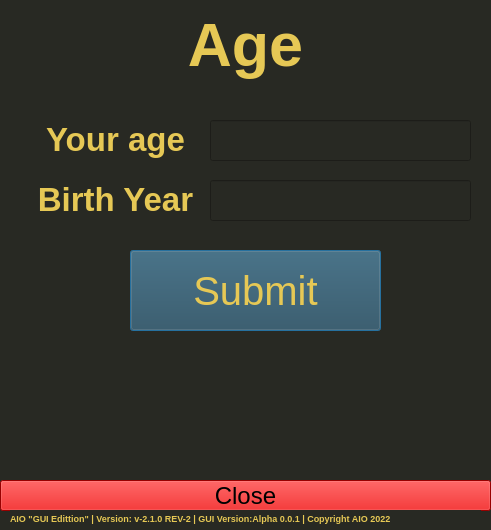
<?xml version="1.0" encoding="UTF-8"?>
<ui version="4.0">
 <class>Dialog</class>
 <widget class="QDialog" name="Dialog">
  <property name="geometry">
   <rect>
    <x>0</x>
    <y>0</y>
    <width>491</width>
    <height>530</height>
   </rect>
  </property>
  <property name="minimumSize">
   <size>
    <width>491</width>
    <height>530</height>
   </size>
  </property>
  <property name="maximumSize">
   <size>
    <width>491</width>
    <height>530</height>
   </size>
  </property>
  <property name="windowTitle">
   <string>AIO | Age</string>
  </property>
  <property name="styleSheet">
   <string notr="true">background-color: rgb(40, 41, 35);</string>
  </property>
  <widget class="QLineEdit" name="Output">
   <property name="geometry">
    <rect>
     <x>210</x>
     <y>180</y>
     <width>261</width>
     <height>41</height>
    </rect>
   </property>
   <property name="font">
    <font>
     <pointsize>20</pointsize>
     <strikeout>false</strikeout>
     <kerning>true</kerning>
    </font>
   </property>
   <property name="styleSheet">
    <string notr="true">color: rgb(230, 200, 85);</string>
   </property>
   <property name="text">
    <string/>
   </property>
  </widget>
  <widget class="QPushButton" name="Close">
   <property name="geometry">
    <rect>
     <x>0</x>
     <y>480</y>
     <width>491</width>
     <height>31</height>
    </rect>
   </property>
   <property name="font">
    <font>
     <pointsize>18</pointsize>
     <strikeout>false</strikeout>
     <kerning>true</kerning>
    </font>
   </property>
   <property name="styleSheet">
    <string notr="true">background-color: rgb(213, 0, 0);</string>
   </property>
   <property name="text">
    <string>Close</string>
   </property>
   <property name="autoDefault">
    <bool>false</bool>
   </property>
   <property name="default">
    <bool>false</bool>
   </property>
  </widget>
  <widget class="QLabel" name="label_3">
   <property name="geometry">
    <rect>
     <x>10</x>
     <y>510</y>
     <width>471</width>
     <height>16</height>
    </rect>
   </property>
   <property name="font">
    <font>
     <pointsize>7</pointsize>
     <weight>75</weight>
     <bold>true</bold>
     <strikeout>false</strikeout>
     <kerning>true</kerning>
    </font>
   </property>
   <property name="styleSheet">
    <string notr="true">color: rgb(230, 200, 85);</string>
   </property>
   <property name="text">
    <string>AIO &quot;GUI Edittion&quot; | Version: v-2.1.0 REV-2 | GUI Version:Alpha 0.0.1 | Copyright AIO 2022</string>
   </property>
   <property name="wordWrap">
    <bool>true</bool>
   </property>
  </widget>
  <widget class="QLineEdit" name="YourAge">
   <property name="geometry">
    <rect>
     <x>210</x>
     <y>120</y>
     <width>261</width>
     <height>41</height>
    </rect>
   </property>
   <property name="font">
    <font>
     <pointsize>20</pointsize>
     <strikeout>false</strikeout>
     <kerning>true</kerning>
    </font>
   </property>
   <property name="styleSheet">
    <string notr="true">color: rgb(230, 200, 85);</string>
   </property>
   <property name="text">
    <string/>
   </property>
  </widget>
  <widget class="QLabel" name="label_2">
   <property name="geometry">
    <rect>
     <x>30</x>
     <y>120</y>
     <width>171</width>
     <height>41</height>
    </rect>
   </property>
   <property name="font">
    <font>
     <pointsize>25</pointsize>
     <weight>75</weight>
     <bold>true</bold>
     <strikeout>false</strikeout>
     <kerning>true</kerning>
    </font>
   </property>
   <property name="styleSheet">
    <string notr="true">color: rgb(230, 200, 85);</string>
   </property>
   <property name="text">
    <string>&lt;html&gt;&lt;head/&gt;&lt;body&gt;&lt;p align=&quot;center&quot;&gt;Your age&lt;/p&gt;&lt;/body&gt;&lt;/html&gt;</string>
   </property>
  </widget>
  <widget class="QLabel" name="label_4">
   <property name="geometry">
    <rect>
     <x>30</x>
     <y>180</y>
     <width>171</width>
     <height>41</height>
    </rect>
   </property>
   <property name="font">
    <font>
     <pointsize>25</pointsize>
     <weight>75</weight>
     <bold>true</bold>
     <strikeout>false</strikeout>
     <kerning>true</kerning>
    </font>
   </property>
   <property name="styleSheet">
    <string notr="true">color: rgb(230, 200, 85);</string>
   </property>
   <property name="text">
    <string>&lt;html&gt;&lt;head/&gt;&lt;body&gt;&lt;p align=&quot;center&quot;&gt;Birth Year&lt;/p&gt;&lt;/body&gt;&lt;/html&gt;</string>
   </property>
  </widget>
  <widget class="QLabel" name="label">
   <property name="geometry">
    <rect>
     <x>20</x>
     <y>10</y>
     <width>451</width>
     <height>71</height>
    </rect>
   </property>
   <property name="font">
    <font>
     <pointsize>46</pointsize>
     <weight>75</weight>
     <bold>true</bold>
     <underline>false</underline>
     <strikeout>false</strikeout>
     <kerning>true</kerning>
    </font>
   </property>
   <property name="autoFillBackground">
    <bool>false</bool>
   </property>
   <property name="styleSheet">
    <string notr="true">color: rgb(230, 200, 85);</string>
   </property>
   <property name="text">
    <string>&lt;html&gt;&lt;head/&gt;&lt;body&gt;&lt;p align=&quot;center&quot;&gt;Age&lt;/p&gt;&lt;/body&gt;&lt;/html&gt;</string>
   </property>
  </widget>
  <widget class="QPushButton" name="Submit">
   <property name="geometry">
    <rect>
     <x>130</x>
     <y>250</y>
     <width>251</width>
     <height>81</height>
    </rect>
   </property>
   <property name="font">
    <font>
     <pointsize>30</pointsize>
     <strikeout>false</strikeout>
     <kerning>true</kerning>
    </font>
   </property>
   <property name="styleSheet">
    <string notr="true">color: rgb(230, 200, 85);
background-color: rgb(42, 74, 89);</string>
   </property>
   <property name="text">
    <string>Submit</string>
   </property>
  </widget>
 </widget>
 <resources/>
 <connections/>
</ui>
